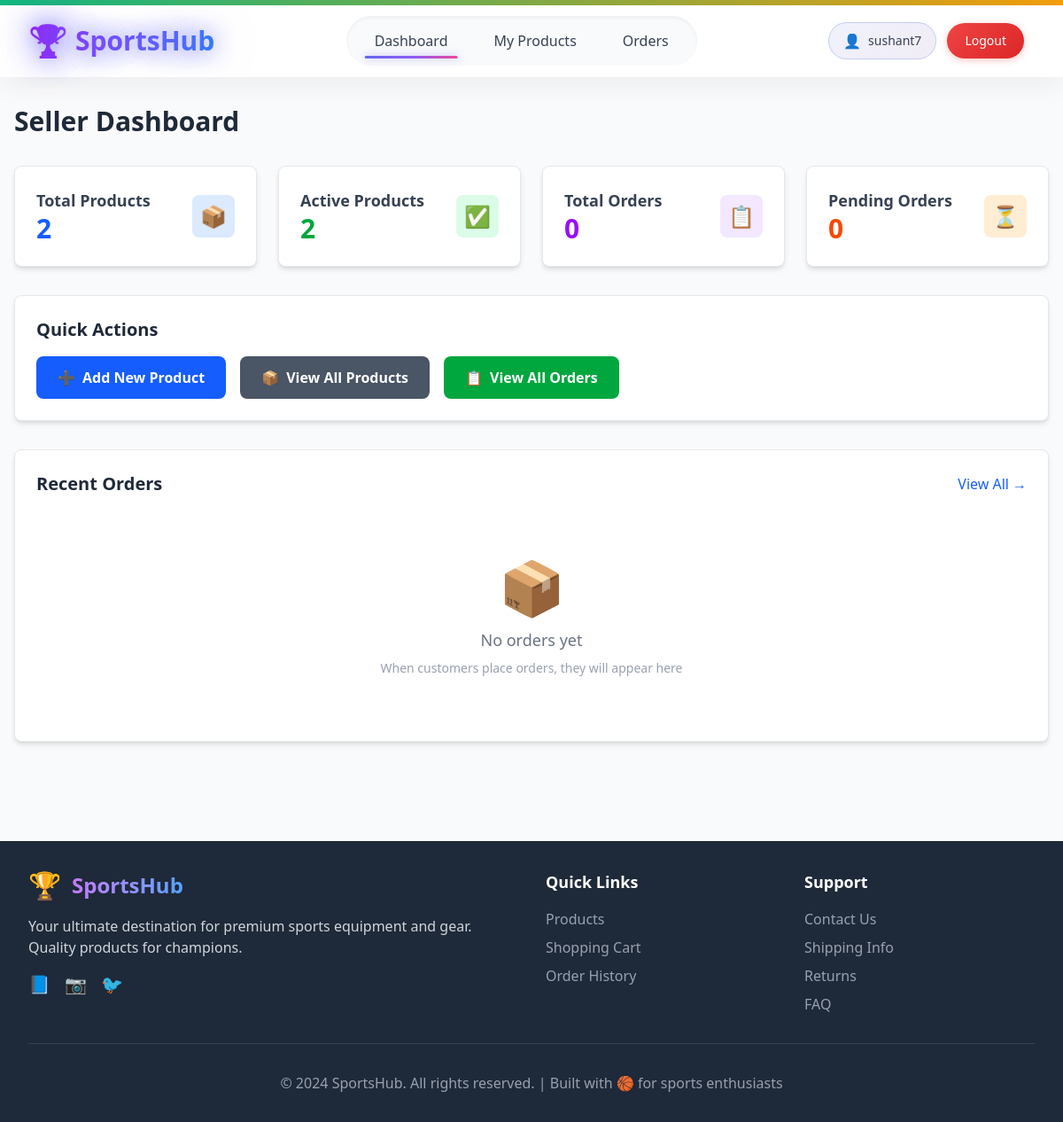
Page /seller/ (signed in) on the earlier database version.
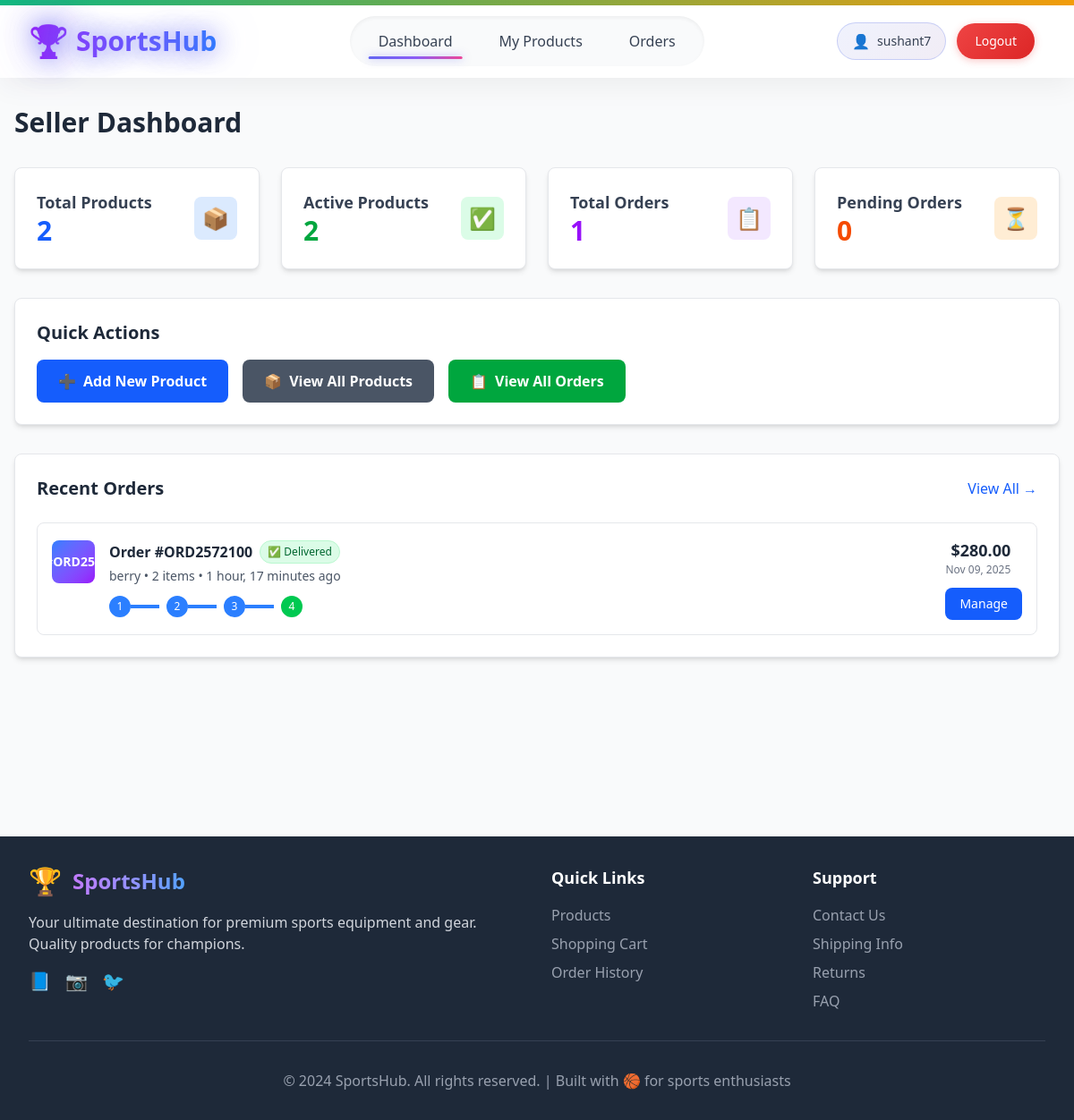
Same page on the later database version.
### shop/models.py (models this page shows, shortened)
class Order(models.Model):
    STATUS_CHOICES = [
        ('pending', '🟡 Pending'),
        ('confirmed', '🔵 Confirmed'),
        ('shipped', '🚚 Shipped'),
        ('delivered', '✅ Delivered'),
        ('cancelled', '❌ Cancelled'),
        ('paid', '💰 Paid'),
    ]
    STATUS_PROGRESSION = ['pending', 'confirmed', 'shipped', 'delivered']
    order_number = models.CharField(max_length=20, unique=True)
    customer = models.ForeignKey(User, on_delete=models.CASCADE, related_name='orders')
    seller = models.ForeignKey(User, on_delete=models.CASCADE, related_name='seller_orders')
    total_amount = models.DecimalField(max_digits=10, decimal_places=2)
    status = models.CharField(max_length=20, choices=STATUS_CHOICES, default='pending')
    shipping_address = models.TextField()
    customer_phone = models.CharField(max_length=15)
    stripe_session_id = models.CharField(max_length=255, blank=True, null=True)  # Add this field
    created_at = models.DateTimeField(auto_now_add=True)
    updated_at = models.DateTimeField(auto_now=True)
    @property
    def status_index(self):
        try:
            return self.STATUS_PROGRESSION.index(self.status)
        except ValueError:
            return -1  # For cancelled status

### accounts/models.py (models this page shows, shortened)
class CustomUser(AbstractUser):
    class Roles(models.TextChoices):
        BUYER = "buyer", "Buyer"
        SELLER = "seller", "Seller"
    address = models.CharField(max_length=255, null=True, blank=True)
    phone_number = models.CharField(max_length=10, null=True, blank=True)
    profile_pic = models.ImageField(upload_to="profile_pics", null=True, blank=True)
    role = models.CharField(
        max_length=20,
        choices=Roles.choices,
        default=Roles.BUYER,
    )
    def is_buyer(self):
        return self.role == self.Roles.BUYER
    def is_seller(self):
        return self.role == self.Roles.SELLER

### shop/views.py (the view)
# urls.py: path('', views.dashboard, name='dashboard'),
@login_required
def dashboard(request):
    if not request.user.is_seller():
        messages.error(request, "Access denied. Seller account required.")
        return redirect('accounts:retail_admin_login')
    total_products = Product.objects.filter(seller=request.user).count()
    active_products = Product.objects.filter(seller=request.user, is_active=True).count()
    low_stock_products = Product.objects.filter(seller=request.user, stock_quantity__lt=5, stock_quantity__gt=0)
    total_orders = Order.objects.filter(seller=request.user).count()
    pending_orders = Order.objects.filter(seller=request.user, status='pending').count()
    recent_orders = Order.objects.filter(seller=request.user).order_by('-created_at')[:5]
    context = {
        'total_products': total_products,
        'active_products': active_products,
        'low_stock_products': low_stock_products,
        'total_orders': total_orders,
        'pending_orders': pending_orders,
        'recent_orders': recent_orders,
    }
    return render(request, 'shop/dashboard.html', context)

### shop/templates/shop/dashboard.html (shortened to what the changed rows need)
{% extends 'base.html' %}
{% block content %}
<div class="max-w-7xl mx-auto px-4 py-8">
    <h1 class="text-3xl font-bold text-gray-800 mb-8">Seller Dashboard</h1>
    <div class="grid grid-cols-1 md:grid-cols-4 gap-6 mb-8">
        <div class="bg-white p-6 rounded-lg shadow-md border border-gray-200 hover:shadow-lg transition-shadow duration-300">
            <div class="flex items-center justify-between">
                <div>
                    <h3 class="text-lg font-semibold text-gray-700">Total Orders</h3>
                    <p class="text-3xl font-bold text-purple-600">{{ total_orders }}</p>
                </div>
            </div>
        </div>
    </div>
    <div class="bg-white p-6 rounded-lg shadow-md border border-gray-200 mb-8">
        <h2 class="text-xl font-semibold text-gray-800 mb-4">Quick Actions</h2>
    </div>
    <div class="bg-white p-6 rounded-lg shadow-md border border-gray-200 mb-8">
        <div class="flex justify-between items-center mb-6">
            <h2 class="text-xl font-semibold text-gray-800">Recent Orders</h2>
        </div>
        {% if recent_orders %}
        <div class="space-y-4">
            {% for order in recent_orders %}
            <div class="border border-gray-200 rounded-lg p-4 hover:shadow-md transition-all duration-300 bg-white">
                <div class="flex flex-col lg:flex-row lg:items-center lg:justify-between gap-4">
                    <div class="flex-1">
                        <div class="flex items-start space-x-4">
                            <div class="flex-shrink-0">
                                <div class="w-12 h-12 bg-gradient-to-br from-blue-500 to-purple-600 rounded-lg flex items-center justify-center text-white font-bold text-sm">
                                    #{{ order.order_number|slice:":6" }}
                                </div>
                            </div>
                            <div class="flex-1">
                                <div class="flex items-center space-x-2 mb-1">
                                    <h3 class="font-semibold text-gray-800">Order #{{ order.order_number }}</h3>
                                    <span class="px-2 py-1 text-xs rounded-full
                                        {% if order.status == 'pending' %}bg-yellow-100 text-yellow-800 border border-yellow-200
                                        {% elif order.status == 'confirmed' %}bg-blue-100 text-blue-800 border border-blue-200
                                        {% elif order.status == 'shipped' %}bg-purple-100 text-purple-800 border border-purple-200
                                        {% elif order.status == 'delivered' %}bg-green-100 text-green-800 border border-green-200
                                        {% else %}bg-red-100 text-red-800 border border-red-200{% endif %}">
                                        {{ order.get_status_display }}
                                    </span>
                                </div>
                                <p class="text-sm text-gray-600 mb-2">
                                    <span class="font-medium">{{ order.customer.username }}</span> •
                                    {{ order.items.count }} item{{ order.items.count|pluralize }} •
                                    {{ order.created_at|timesince }} ago
                                </p>
                                <div class="flex items-center space-x-2 mt-3">
                                    {% with steps="pending confirmed shipped delivered" %}
                                    {% for step in steps.split %}
                                        <div class="flex items-center">
                                            <div class="w-6 h-6 rounded-full flex items-center justify-center text-xs font-medium
                                                {% if order.status == step %}bg-green-500 text-white border-2 border-green-500
                                                {% elif order.status_index >= forloop.counter0 %}bg-blue-500 text-white border-2 border-blue-500
                                                {% else %}bg-gray-200 text-gray-500 border-2 border-gray-300{% endif %}">
                                                {{ forloop.counter }}
                                            </div>
                                            {% if not forloop.last %}
                                            <div class="w-8 h-1 {% if order.status_index >= forloop.counter %}bg-blue-500{% else %}bg-gray-300{% endif %}"></div>
                                            {% endif %}
                                        </div>
                                    {% endfor %}
                                    {% endwith %}
                                </div>
                            </div>
                        </div>
                    </div>
                    <div class="flex flex-col sm:flex-row lg:flex-col xl:flex-row items-start gap-3">
                        <div class="text-right">
                            <span class="text-lg font-bold text-gray-800">${{ order.total_amount }}</span>
                            <p class="text-xs text-gray-500">{{ order.created_at|date:"M d, Y" }}</p>
                        </div>
                        <div class="flex space-x-2">
                            <a href="{% url 'shop:order_detail' order.id %}"
                               class="bg-blue-600 text-white px-4 py-2 rounded-lg hover:bg-blue-700 transition-all duration-300 text-sm font-medium">
                                Manage
                            </a>
                        </div>
                    </div>
                </div>
            </div>
            {% endfor %}
        </div>
        {% else %}
        <div class="text-center py-12">
            <div class="text-6xl mb-4">📦</div>
            <p class="text-gray-500 text-lg mb-2">No orders yet</p>
            <p class="text-gray-400 text-sm">When customers place orders, they will appear here</p>
        </div>
        {% endif %}
    </div>
</div>
{% endblock %}

Differences in the rows shown:
added Order: order_number "ORD257", order_number "ORD2572100", status "✅ Delivered", customer.username "berry", items.count "2", created_at "1 hour, 17 minutes", total_amount "280.00", created_at "Nov 09, 2025"
Other differences:
{{ total_orders }}: "0" → "1"
text no longer shown: "📦 No orders yet When customers place orders, they will appear here"
